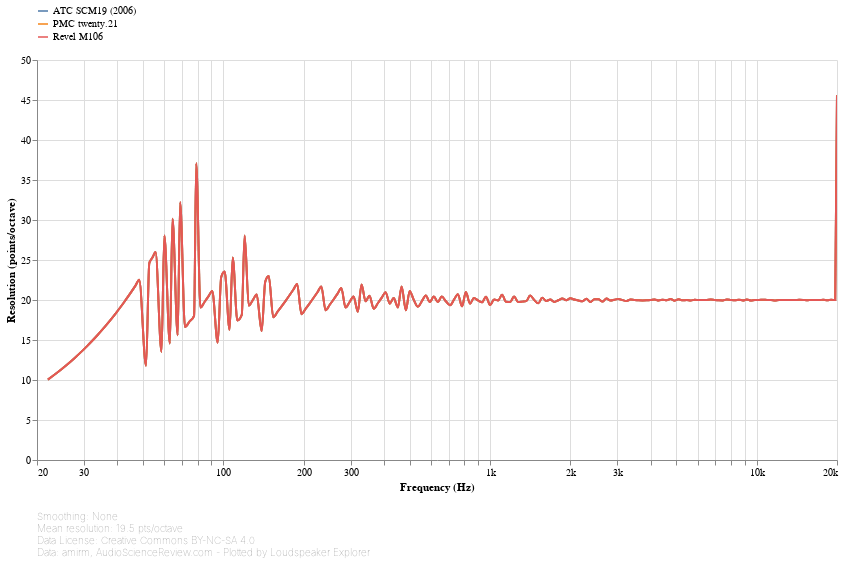

The code cell stored with this chart in its notebook:
### Markdown cell above
## Resolution

This chart shows the resolution of the input data at each frequency. For each point, resolution is calculated by looking at the distance from the previous point. The larger the distance, the lower the resolution.

A straight, horizontal line means that resolution is constant throughout the spectrum, or in other words, points are equally spaced in log-frequency. Some Loudspeaker Explorer features, especially smoothing and detrending, implicitly assume that this is the case, and might produce inaccurate results otherwise.

### Code cell
#@markdown
conditional_chart(max_standalone_speaker_count, lambda: frequency_response_chart(
    speakers_fr_ready
        .pipe(lsx.pd.index_as_columns)
        .set_index('Speaker')
        .set_index('Frequency [Hz]', append=True, drop=False)
        .groupby('Speaker').apply(lambda frequencies: frequencies / frequencies.shift(1))
        .pipe(np.log2)
        .pow(-1)
        .rename(columns={'Frequency [Hz]': 'Resolution (points/octave)'})
        .pipe(lsx.pd.remap_columns, {
            'Resolution (points/octave)': 'value',
        }),
    lambda chart: lsx.util.pipe(chart
        .encode(
            alt.Y('value', type='quantitative', title='Resolution (points/octave)', axis=alt.Axis(grid=True)),
            speaker_color()),
        speaker_input),
    lambda chart: lsx.alt.interactive_line(chart),
    alter_tooltips=lambda tooltips:
        ([alt.Tooltip('speaker', title='Speaker')]
            if speakers_fr_ready.index.get_level_values('Speaker').nunique() > 1 else []) +
        tooltips +
        [alt.Tooltip('value', type='quantitative', title='Resolution (points/octave)', format='.2f')]
))

### Figure 1 — Vega-Lite specification as saved in the notebook (floating-point values rounded to 4 significant figures; data arrays with more than 128 entries replaced by an {"elided": "..."} marker saying what was removed)
{"config": {"view": {"continuousWidth": 400, "continuousHeight": 300, "opacity": 0}}, "vconcat": [{"layer": [{"mark": {"type": "line", "clip": true, "interpolate": "monotone"}, "encoding": {"opacity": {"condition": {"value": 1, "selection": "selector001"}, "value": 0.2}}, "selection": {"selector001": {"type": "multi", "encodings": ["color"], "bind": "legend"}, "selector003": {"type": "interval", "bind": "scales", "encodings": ["x", "y"]}, "selector004": {"type": "single", "fields": ["speaker"], "bind": {"input": "select", "options": [null, "ATC SCM19 (2006)", "PMC twenty.21", "Revel M106"], "labels": ["All", "ATC SCM19 (2006)", "PMC twenty.21", "Revel M106"], "name": "Speaker: "}}}}, {"mark": {"type": "circle", "clip": true, "size": 100}, "encoding": {"fillOpacity": {"condition": {"value": 0.3, "selection": "selector002"}, "value": 0}}, "selection": {"selector002": {"type": "single", "on": "mouseover", "clear": "mouseout", "empty": "none", "encodings": ["x", "y"]}}}], "data": {"name": "data-47331b5d27ba5f4f16ca554f8ac08999"}, "encoding": {"color": {"type": "nominal", "field": "speaker", "legend": {"direction": "vertical", "labelLimit": 600, "orient": "top", "symbolType": "stroke"}, "title": null}, "tooltip": [{"type": "nominal", "field": "speaker", "title": "Speaker"}, {"type": "quantitative", "field": "frequency", "format": ".03s", "title": "Frequency (Hz)"}, {"type": "quantitative", "field": "value", "format": ".2f", "title": "Resolution (points/octave)"}], "x": {"type": "quantitative", "axis": {"format": "s"}, "field": "frequency", "scale": {"base": 10, "domain": [20, 20000], "nice": false, "type": "log"}, "title": "Frequency (Hz)"}, "y": {"type": "quantitative", "axis": {"grid": true}, "field": "value", "title": "Resolution (points/octave)"}}, "height": 400, "transform": [{"flatten": ["frequency", "value"]}, {"filter": {"selection": "selector004"}}], "width": 800}, {"mark": "text", "height": 1, "title": {"text": ["Smoothing: None", "Mean resolution: 19.5 pts/octave", "Data License: Creative Commons BY-NC-SA 4.0", "Data: amirm, AudioScienceReview.com - Plotted by Loudspeaker Explorer"], "anchor": "start", "color": "gray", "fontSize": 10, "fontWeight": "lighter"}, "width": 600}], "resolve": {"legend": {"color": "independent"}}, "$schema": "https://vega.github.io/schema/vega-lite/v4.8.1.json", "datasets": {"data-47331b5d27ba5f4f16ca554f8ac08999": [{"speaker": "ATC SCM19 (2006)", "frequency": {"elided": "194 float values"}, "value": {"elided": "194 float values"}}, {"speaker": "PMC twenty.21", "frequency": {"elided": "194 float values"}, "value": {"elided": "194 float values"}}, {"speaker": "Revel M106", "frequency": {"elided": "194 float values"}, "value": {"elided": "194 float values"}}]}}
